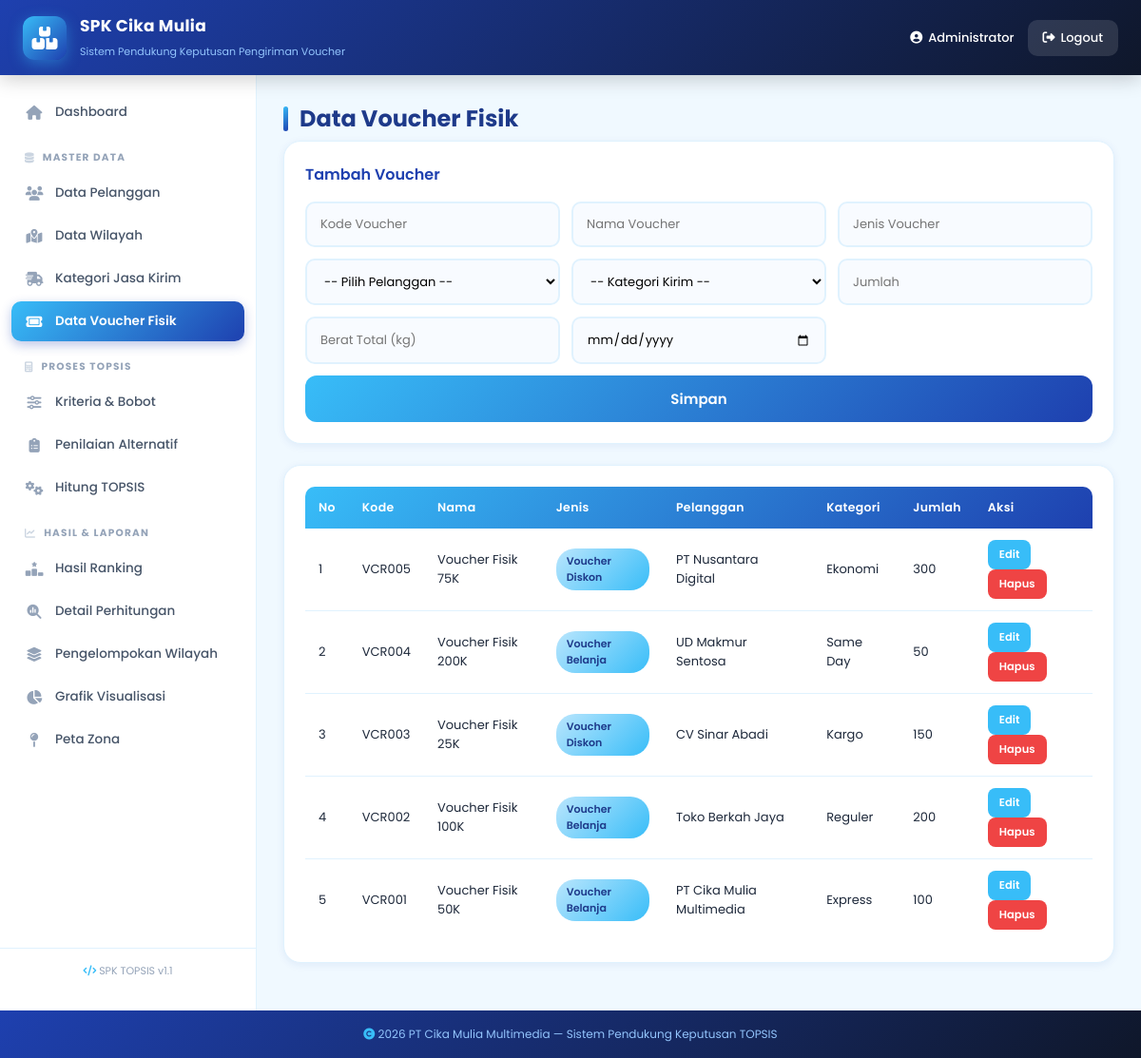
/pages/voucher.php (signed in), run on the app's committed database.
### tables this page shows
CREATE TABLE voucher (
    id INT AUTO_INCREMENT PRIMARY KEY,
    kode_voucher VARCHAR(30) UNIQUE,
    nama_voucher VARCHAR(100) NOT NULL,
    jenis_voucher VARCHAR(50),
    pelanggan_id INT,
    kategori_kirim_id INT,
    jumlah INT DEFAULT 1,
    berat_total DECIMAL(8,2) DEFAULT 1,
    tanggal_pesan DATE,
    status ENUM('pending','dikirim','selesai') DEFAULT 'pending',
    FOREIGN KEY (pelanggan_id) REFERENCES pelanggan(id) ON DELETE CASCADE,
    FOREIGN KEY (kategori_kirim_id) REFERENCES kategori_kirim(id) ON DELETE SET NULL
);

CREATE TABLE pelanggan (
    id INT AUTO_INCREMENT PRIMARY KEY,
    kode_pelanggan VARCHAR(20) UNIQUE,
    nama_pelanggan VARCHAR(100) NOT NULL,
    alamat TEXT,
    kota VARCHAR(50),
    provinsi VARCHAR(50),
    no_telp VARCHAR(20),
    created_at TIMESTAMP DEFAULT CURRENT_TIMESTAMP
);

CREATE TABLE kategori_kirim (
    id INT AUTO_INCREMENT PRIMARY KEY,
    nama_kategori VARCHAR(50) NOT NULL,
    estimasi_hari INT,
    biaya_per_kg DECIMAL(10,2),
    keterangan TEXT
);

### pages/voucher.php (the view, shortened to what this page needs)
<?php
include '../config/koneksi.php';
$data = mysqli_query($koneksi,"
  SELECT v.*, p.nama_pelanggan, k.nama_kategori
  FROM voucher v
  LEFT JOIN pelanggan p ON v.pelanggan_id = p.id
  LEFT JOIN kategori_kirim k ON v.kategori_kirim_id = k.id
  ORDER BY v.id DESC");
include '../templates/header.php';
?>
<div class="layout">
  <?php include '../templates/sidebar.php'; ?>
  <main class="content">
    <h2 class="page-title">Data Voucher Fisik</h2>
    <div class="form-card">
      <h3>Tambah Voucher</h3>
      <form action="../proses/simpan_voucher.php" method="POST" class="form-grid">
        <input type="text" name="kode_voucher" placeholder="Kode Voucher" required>
        <input type="text" name="nama_voucher" placeholder="Nama Voucher" required>
        <input type="text" name="jenis_voucher" placeholder="Jenis Voucher" required>
        <select name="pelanggan_id" required>
          <option value="">-- Pilih Pelanggan --</option>
        </select>
        <select name="kategori_kirim_id" required>
          <option value="">-- Kategori Kirim --</option>
        </select>
        <input type="number" name="jumlah" placeholder="Jumlah" required>
        <input type="number" step="0.1" name="berat_total" placeholder="Berat Total (kg)" required>
        <input type="date" name="tanggal_pesan" required>
        <button class="btn-primary" type="submit">Simpan</button>
      </form>
    </div>
    <div class="table-card">
      <table>
        <thead>
          <tr><th>No</th><th>Kode</th><th>Nama</th><th>Jenis</th><th>Pelanggan</th><th>Kategori</th><th>Jumlah</th><th>Aksi</th></tr>
        </thead>
        <tbody>
        <?php $n=1; while($r=mysqli_fetch_assoc($data)): ?>
          <tr>
            <td><?= $n++ ?></td>
            <td><?= $r['kode_voucher'] ?></td>
            <td><?= $r['nama_voucher'] ?></td>
            <td><span class="badge"><?= $r['jenis_voucher'] ?></span></td>
            <td><?= $r['nama_pelanggan'] ?></td>
            <td><?= $r['nama_kategori'] ?></td>
            <td><?= $r['jumlah'] ?></td>
            <td>
              <a href="edit_voucher.php?id=<?= $r['id'] ?>" class="btn-edit">Edit</a>
              <a href="../proses/hapus.php?t=voucher&id=<?= $r['id'] ?>&r=voucher.php" class="btn-del" onclick="return confirm('Hapus?')">Hapus</a>
            </td>
          </tr>
        <?php endwhile; ?>
        </tbody>
      </table>
    </div>
  </main>
</div>
<?php include '../templates/footer.php'; ?>

### assets/css/style.css (style rules this page uses)
* { margin: 0; padding: 0; box-sizing: border-box; font-family: 'Poppins', 'Segoe UI', sans-serif; }
:root { --biru-muda: #e0f2fe; --biru-sky: #38bdf8; --biru-mid: #0ea5e9; --biru-tua: #1e40af; --biru-navy: #1e3a8a; --grad-1: linear-gradient(135deg, #38bdf8 0%, #1e40af 100%); --grad-2: linear-gradient(135deg, #bae6fd 0%, #38bdf8 100%); --grad-3: linear-gradient(135deg, #1e40af 0%, #0f172a 100%); --grad-4: linear-gradient(135deg, #0ea5e9 0%, #0284c7 100%); --shadow-sm: 0 2px 8px rgba(30, 64, 175, 0.08); --shadow: 0 4px 15px rgba(30, 64, 175, 0.15); --shadow-lg: 0 10px 30px rgba(30, 64, 175, 0.2); }
body { background: #f0f9ff; color: #1e293b; min-height: 100vh; }
.btn-primary { width: 100%; padding: 13px; border: none; border-radius: 12px; background: var(--grad-1); color: #fff; font-weight: 600; font-size: 15px; cursor: pointer; transition: .3s; display: flex; align-items: center; justify-content: center; gap: 8px; font-family: inherit; }
.layout { display: flex; min-height: calc(100vh - 74px); }
.content { flex: 1; padding: 28px; overflow-x: auto; }
.page-title { font-size: 24px; color: var(--biru-navy); margin-bottom: 6px; font-weight: 700; display: flex; align-items: center; gap: 12px; }
.page-title::before { content: ''; width: 5px; height: 26px; background: var(--grad-1); border-radius: 3px; }
.form-card, .table-card, .info-box { background: #fff; padding: 22px; border-radius: 18px; box-shadow: var(--shadow-sm); margin-bottom: 22px; border: 1px solid #e0f2fe; }
.form-card h3, .table-card h3 { color: var(--biru-tua); margin-bottom: 16px; font-size: 16px; font-weight: 600; display: flex; align-items: center; gap: 9px; }
.form-grid { display: grid; grid-template-columns: repeat(auto-fit, minmax(200px, 1fr)); gap: 12px; }
.form-grid input, .form-grid select { padding: 12px 14px; border: 2px solid #e0f2fe; border-radius: 10px; font-size: 13px; transition: .3s; background: #f8fbff; font-family: inherit; }
.form-grid button { grid-column: 1 / -1; }
.table-card { overflow-x: auto; }
table { width: 100%; border-collapse: collapse; font-size: 13px; }
table thead { background: var(--grad-1); color: #fff; }
table th { padding: 13px 14px; text-align: left; font-weight: 600; font-size: 12.5px; letter-spacing: .3px; }
table th:first-child { border-radius: 10px 0 0 0; }
table th:last-child { border-radius: 0 10px 0 0; }
table td { padding: 12px 14px; text-align: left; border-bottom: 1px solid #e0f2fe; }
table tbody tr { transition: .2s; }
table tbody tr:last-child td { border-bottom: none; }
.badge { background: var(--grad-2); color: var(--biru-navy); padding: 5px 11px; border-radius: 20px; font-size: 11px; font-weight: 600; display: inline-flex; align-items: center; gap: 4px; }
.btn-del, .btn-edit { padding: 7px 12px; border-radius: 8px; text-decoration: none; font-size: 11.5px; font-weight: 600; display: inline-flex; align-items: center; gap: 5px; transition: .2s; }
.btn-del { background: #ef4444; color: #fff; }
.btn-edit { background: var(--biru-sky); color: #fff; margin-right: 4px; }

### data on the page
voucher: kode_voucher "VCR005", nama_voucher "Voucher Fisik 75K", jenis_voucher "Voucher Diskon", pelanggan.nama_pelanggan "PT Nusantara Digital", kategori_kirim.nama_kategori "Ekonomi", jumlah "300"
voucher: kode_voucher "VCR004", nama_voucher "Voucher Fisik 200K", jenis_voucher "Voucher Belanja", pelanggan.nama_pelanggan "UD Makmur Sentosa", kategori_kirim.nama_kategori "Same Day", jumlah "50"
voucher: kode_voucher "VCR003", nama_voucher "Voucher Fisik 25K", jenis_voucher "Voucher Diskon", pelanggan.nama_pelanggan "CV Sinar Abadi", kategori_kirim.nama_kategori "Kargo", jumlah "150"
voucher: kode_voucher "VCR002", nama_voucher "Voucher Fisik 100K", jenis_voucher "Voucher Belanja", pelanggan.nama_pelanggan "Toko Berkah Jaya", kategori_kirim.nama_kategori "Reguler", jumlah "200"
voucher: kode_voucher "VCR001", nama_voucher "Voucher Fisik 50K", jenis_voucher "Voucher Belanja", pelanggan.nama_pelanggan "PT Cika Mulia Multimedia", kategori_kirim.nama_kategori "Express", jumlah "100"

### other printed values
$_SESSION['nama'] "Administrator"
